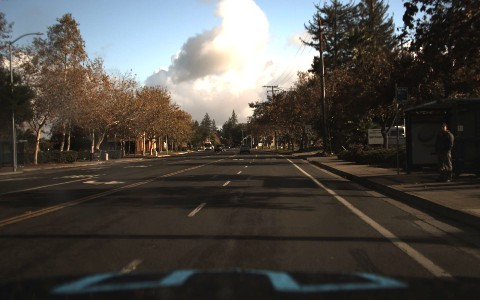
#> input picture data_image/1478019952686311006.jpg, 480 x 300 px; its folder holds only this picture in this run
$ jupyter execute unit_test.ipynb
#> lines starting #> are read from the running program, lines starting #| are printed output that depends on the picture
#> in test_generate_depth_map_on_all_images, image is the input picture: shape (300, 480, 3); mean B, G, R 69.6, 74.4, 77.6
[cell 1]
# unit_test.py

import os
import cv2
import numpy as np
import pytest

# 깊이 맵 생성 함수
def generate_depth_map(image):
    if image is None:
        raise ValueError("입력된 이미지가 없습니다.")
    gray = cv2.cvtColor(image, cv2.COLOR_BGR2GRAY)
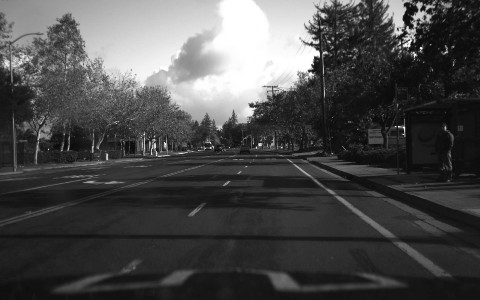
#> gray: shape (300, 480); min 4, max 255, mean 74.8
    depth_map = cv2.applyColorMap(gray, cv2.COLORMAP_JET)
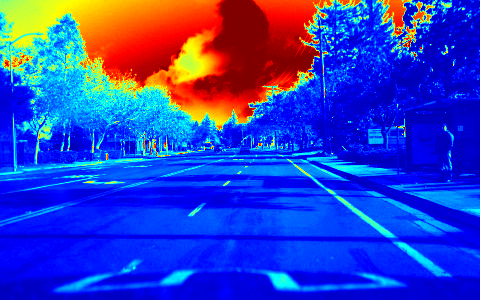
#> depth_map: shape (300, 480, 3); mean B, G, R 194.2, 62.8, 43.9
    return depth_map

# 테스트 대상 이미지 경로
IMAGE_DIR = 'data_image'

# 이미지별 일치 여부 출력 테스트
def test_generate_depth_map_on_all_images():
    image_files = [f for f in os.listdir(IMAGE_DIR) if f.lower().endswith(('.jpg', '.jpeg', '.png'))]
    assert image_files, "❗ data_image 폴더에 이미지가 없습니다."

    for filename in image_files:
        img_path = os.path.join(IMAGE_DIR, filename)
        image = cv2.imread(img_path)

        assert image is not None, f"❗ 이미지를 로드할 수 없습니다: {filename}"

        try:
            depth_map = generate_depth_map(image)
        except Exception as e:
            print(f"❌ 에러 발생 - {filename}: {e}")
            continue

        errors = []

        if not isinstance(depth_map, np.ndarray):
            errors.append("타입 오류")

        if depth_map.shape != image.shape:
            errors.append("크기 불일치")

        if errors:
            print(f"❌ 불일치 - {filename}: {', '.join(errors)}")
        else:
            print(f"✅ 일치 - {filename}")

# None 입력에 대한 예외 처리 테스트
def test_generate_depth_map_with_invalid_input():
    with pytest.raises(ValueError, match="입력된 이미지가 없습니다."):
        generate_depth_map(None)

if __name__ == "__main__":
    test_generate_depth_map_on_all_images()
    test_generate_depth_map_with_invalid_input()
#> (the call stopped at in test_generate_depth_map_with_invalid_input, `with pytest.raises(ValueError, match="입력된 이미지가 없습니다."):`: pytest is not available in this run)

$ run again, on data_image/1478020209190210692.jpg
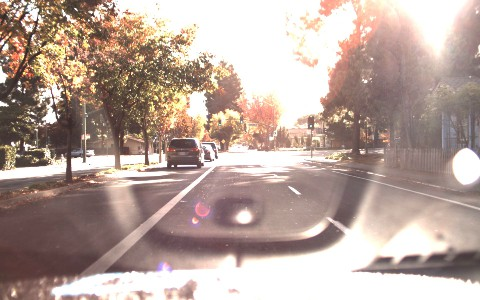
#> input picture data_image/1478020209190210692.jpg, 480 x 300 px
#> in test_generate_depth_map_on_all_images, image is the input picture: shape (300, 480, 3); mean B, G, R 155.5, 164.2, 183.7
#> in generate_depth_map, `gray = cv2.cvtColor(image, cv2.COLOR_BGR2GRAY)`:
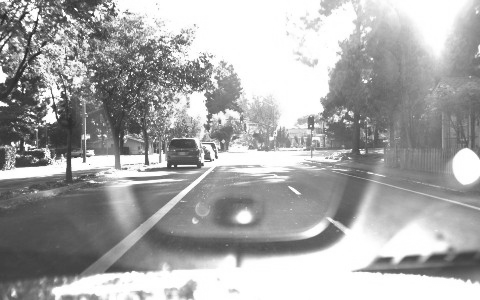
#> gray: shape (300, 480); min 36, max 255, mean 169
#> in generate_depth_map, `depth_map = cv2.applyColorMap(gray, cv2.COLORMAP_JET)`:
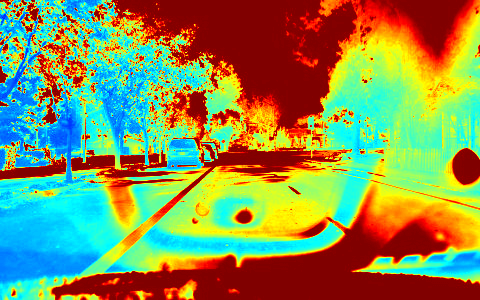
#> depth_map: shape (300, 480, 3); mean B, G, R 85.2, 144.3, 135.5

$ run again, on data_image/1478019974679051391.jpg
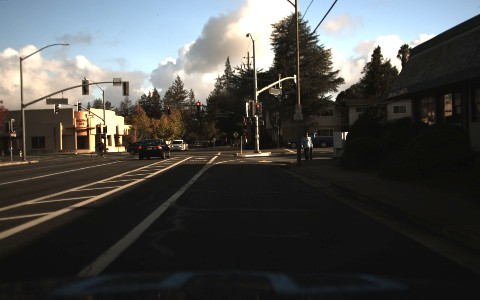
#> input picture data_image/1478019974679051391.jpg, 480 x 300 px
#> in test_generate_depth_map_on_all_images, image is the input picture: shape (300, 480, 3); mean B, G, R 73.2, 75, 74.3
#> in generate_depth_map, `gray = cv2.cvtColor(image, cv2.COLOR_BGR2GRAY)`:
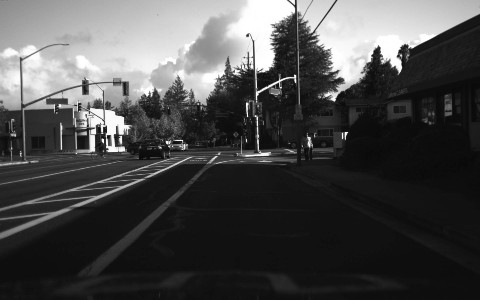
#> gray: shape (300, 480); min 3, max 255, mean 74.6
#> in generate_depth_map, `depth_map = cv2.applyColorMap(gray, cv2.COLORMAP_JET)`:
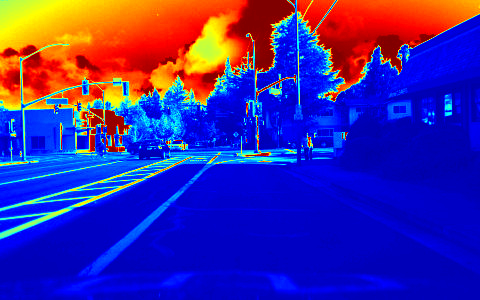
#> depth_map: shape (300, 480, 3); mean B, G, R 160.5, 40.6, 60.9

$ run again, on data_image/1478019983181354848.jpg
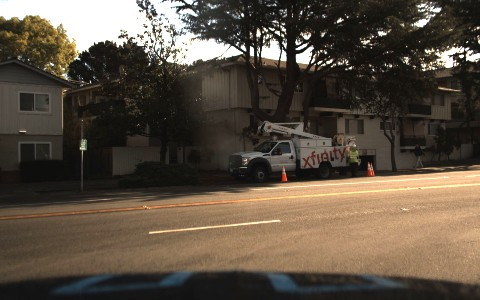
#> input picture data_image/1478019983181354848.jpg, 480 x 300 px
#> in test_generate_depth_map_on_all_images, image is the input picture: shape (300, 480, 3); mean B, G, R 66.3, 79.8, 91.3
#> in generate_depth_map, `gray = cv2.cvtColor(image, cv2.COLOR_BGR2GRAY)`:
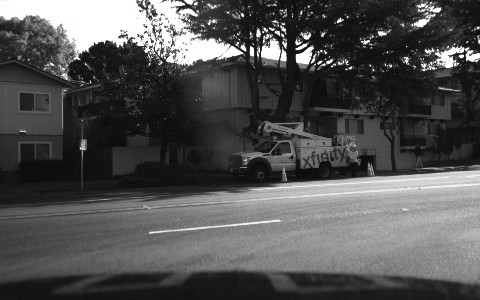
#> gray: shape (300, 480); min 0, max 255, mean 81.7
#> in generate_depth_map, `depth_map = cv2.applyColorMap(gray, cv2.COLORMAP_JET)`:
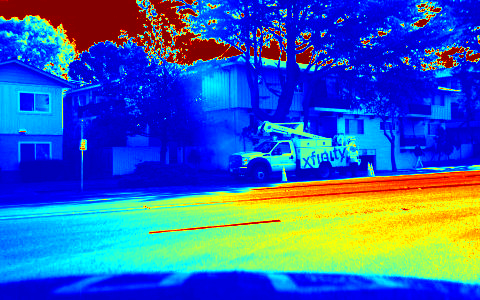
#> depth_map: shape (300, 480, 3); mean B, G, R 181, 96.9, 55

$ run again, on data_image/1478020204198106423.jpg
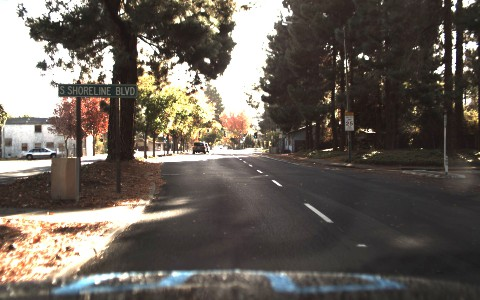
#> input picture data_image/1478020204198106423.jpg, 480 x 300 px
#> in test_generate_depth_map_on_all_images, image is the input picture: shape (300, 480, 3); mean B, G, R 89.1, 96.6, 103.8
#> in generate_depth_map, `gray = cv2.cvtColor(image, cv2.COLOR_BGR2GRAY)`:
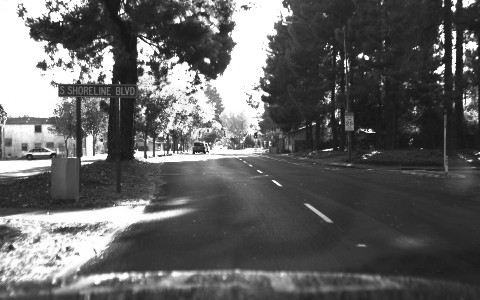
#> gray: shape (300, 480); min 10, max 255, mean 97.9
#> in generate_depth_map, `depth_map = cv2.applyColorMap(gray, cv2.COLORMAP_JET)`:
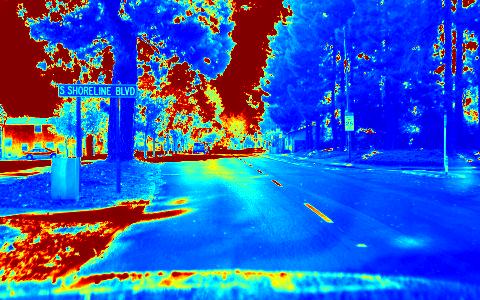
#> depth_map: shape (300, 480, 3); mean B, G, R 189.7, 91, 47.9
